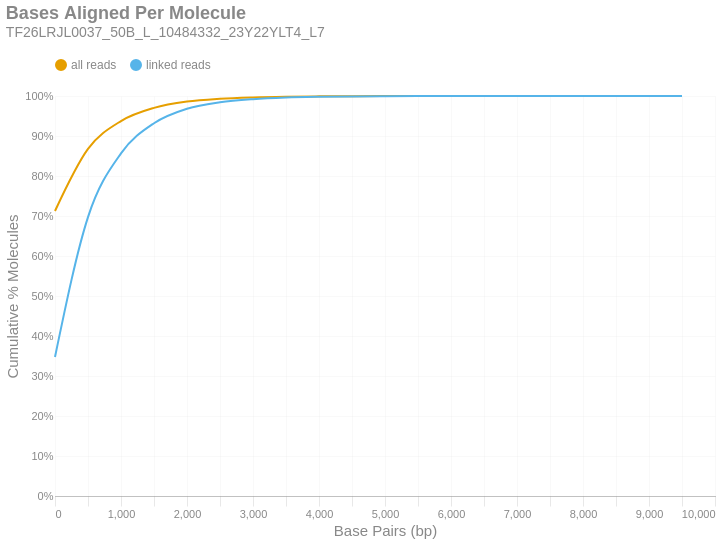

The notebook cell saved with this chart:
### Markdown cell above
### Bases Aligned Per Molecule
This is a cumulative frequency distribution showing the number of base pairs aligned per unique molecule. These data are shown in 500 bp bins. There are two distributions: one with `all reads` (yellow) and another with only `linked reads` (blue). The percent of molecules in the `linked reads` distribution is relative to the total number of linked molecules.

### Code cell
if SKIPLR:
    print_html(f"Skipped")
else:
    binned_df = consolidated_hist(valids['aligned_bp'], mask, 500, True)
    with SafeRender(binned_df):
        (
            density_plot(binned_df, 'Bases Aligned Per Molecule', samplename, 'basesper')
            .encode(
                x=alt.X('bin:Q', title="Base Pairs (bp)").axis(tickMinStep=500).scale(padding=0),
                y=alt.Y('value:Q', title='Cumulative % Molecules')
                    .axis(format='%')
                    .scale(domain = [0,1])
                    .stack(False),
                color=alt.Color("key:N").scale(domain = ["all reads", "linked reads"]),
                tooltip = [
                    alt.Tooltip("key:N", title = "Data Type"),
                    alt.Tooltip("range_label:N", title="Bases Aligned Per Molecule"),
                    alt.Tooltip("value:Q", format = ".2%", title="% Molecules (Cum.)")
                ]
            )
        ).display()

### Figure 1 — Vega-Lite specification as saved in the notebook (floating-point values rounded to 4 significant figures)
{"width": "container", "height": 400, "config": {"title": {"anchor": "start", "dy": -15, "fontSize": 18, "color": "#888888", "subtitleColor": "#888888", "subtitleFontSize": 14}, "arc": {"fill": "#0072B2"}, "axis": {"domainColor": "#888888", "domainWidth": 0.5, "gridWidth": 0.2, "grid": false, "titleFontWeight": 400, "titleFontSize": 15, "labelFontSize": 11, "labelColor": "#888888", "tickColor": "#888888", "tickWidth": 0.2, "titleColor": "#888888"}, "axisBand": {"grid": false}, "axisX": {"grid": true, "tickSize": 10, "domainCap": "round"}, "axisY": {"domain": false, "grid": true, "tickSize": 0, "domainCap": "round"}, "background": "transparent", "header": {"labelFontSize": 15, "labelColor": "#888888", "titleFontSize": 15, "titleFontWeight": 600, "titleColor": "#888888"}, "legend": {"labelFont": "sans-serif", "labelFontSize": 12, "labelColor": "#888888", "symbolSize": 100, "symbolType": "circle", "titleFontSize": 12, "titlePadding": 10, "titleColor": "#888888", "title": null, "orient": "top"}, "range": {"category": ["#E69F00", "#56B4E9", "#009E73", "#F0E442", "#0072B2", "#D55E00", "#CC79A7", "#000000"], "diverging": ["#cfe8f3", "#a2d4ec", "#73bfe2", "#46abdb", "#1696d2", "#12719e"]}, "area": {"fill": "#0072B2", "fillOpacity": 0.7, "line": true, "strokeOpacity": 0.7}, "line": {"color": "#0072B2", "stroke": "#0072B2", "strokeWidth": 2}, "trail": {"color": "#0072B2", "stroke": "#0072B2", "strokeWidth": 0, "size": 1}, "point": {"filled": true, "fillOpacity": 1.0, "size": 95}, "text": {"color": "#888888", "fontSize": 11, "align": "right", "fontWeight": 400, "size": 11}, "bar": {"fill": "#0072B2", "stroke": null}, "view": {"stroke": null, "continuousWidth": 660, "continuousHeight": 400}}, "data": {"name": "data-1a7a0edc3c0753b739c43897e373ec98"}, "mark": {"type": "line", "interpolate": "monotone", "point": {"opacity": 0, "size": 275}}, "encoding": {"color": {"field": "key", "scale": {"domain": ["all reads", "linked reads"]}, "type": "nominal"}, "tooltip": [{"field": "key", "title": "Data Type", "type": "nominal"}, {"field": "range_label", "title": "Bases Aligned Per Molecule", "type": "nominal"}, {"field": "value", "format": ".2%", "title": "% Molecules (Cum.)", "type": "quantitative"}], "x": {"axis": {"tickMinStep": 500}, "field": "bin", "scale": {"padding": 0}, "title": "Base Pairs (bp)", "type": "quantitative"}, "y": {"axis": {"format": "%"}, "field": "value", "scale": {"domain": [0, 1]}, "stack": false, "title": "Cumulative % Molecules", "type": "quantitative"}}, "params": [{"name": "param_c36ac31b6afebe62", "select": {"type": "point", "fields": ["key"]}, "bind": "legend"}], "title": {"text": "Bases Aligned Per Molecule", "subtitle": "TF26LRJL0037_50B_L_10484332_23Y22YLT4_L7"}, "transform": [{"fold": ["all reads (cumsum)", "linked reads (cumsum)"]}, {"calculate": "replace(datum.key, ' (cumsum)', '')", "as": "key"}, {"filter": {"param": "param_c36ac31b6afebe62"}}], "usermeta": {"embedOptions": {"downloadFileName": "TF26LRJL0037_50B_L_10484332_23Y22YLT4_L7.basesper"}}, "$schema": "https://vega.github.io/schema/vega-lite/v6.4.1.json", "datasets": {"data-1a7a0edc3c0753b739c43897e373ec98": [{"bin": "0.0", "interval": "0.0-500.0", "all reads": 0.7125, "linked reads": 0.3476, "all reads (cumsum)": 0.7125, "linked reads (cumsum)": 0.3476, "range_label": "0-499"}, {"bin": "500.0", "interval": "500.0-1000.0", "all reads": 0.1552, "linked reads": 0.3497, "all reads (cumsum)": 0.8677, "linked reads (cumsum)": 0.6973, "range_label": "500-999"}, {"bin": "1000.0", "interval": "1000.0-1500.0", "all reads": 0.06964, "linked reads": 0.1592, "all reads (cumsum)": 0.9373, "linked reads (cumsum)": 0.8565, "range_label": "1000-1499"}, {"bin": "1500.0", "interval": "1500.0-2000.0", "all reads": 0.03293, "linked reads": 0.07535, "all reads (cumsum)": 0.9702, "linked reads (cumsum)": 0.9319, "range_label": "1500-1999"}, {"bin": "2000.0", "interval": "2000.0-2500.0", "all reads": 0.01582, "linked reads": 0.03622, "all reads (cumsum)": 0.9861, "linked reads (cumsum)": 0.9681, "range_label": "2000-2499"}, {"bin": "2500.0", "interval": "2500.0-3000.0", "all reads": 0.007066, "linked reads": 0.01617, "all reads (cumsum)": 0.9931, "linked reads (cumsum)": 0.9843, "range_label": "2500-2999"}, {"bin": "3000.0", "interval": "3000.0-3500.0", "all reads": 0.003402, "linked reads": 0.007788, "all reads (cumsum)": 0.9965, "linked reads (cumsum)": 0.992, "range_label": "3000-3499"}, {"bin": "3500.0", "interval": "3500.0-4000.0", "all reads": 0.00176, "linked reads": 0.00403, "all reads (cumsum)": 0.9983, "linked reads (cumsum)": 0.9961, "range_label": "3500-3999"}, {"bin": "4000.0", "interval": "4000.0-4500.0", "all reads": 0.0008334, "linked reads": 0.001908, "all reads (cumsum)": 0.9991, "linked reads (cumsum)": 0.998, "range_label": "4000-4499"}, {"bin": "4500.0", "interval": "4500.0-5000.0", "all reads": 0.0004514, "linked reads": 0.001033, "all reads (cumsum)": 0.9996, "linked reads (cumsum)": 0.999, "range_label": "4500-4999"}, {"bin": "5000.0", "interval": "5000.0-5500.0", "all reads": 0.0002172, "linked reads": 0.0004971, "all reads (cumsum)": 0.9998, "linked reads (cumsum)": 0.9995, "range_label": "5000-5499"}, {"bin": "5500.0", "interval": "5500.0-6000.0", "all reads": 0.0001139, "linked reads": 0.0002606, "all reads (cumsum)": 0.9999, "linked reads (cumsum)": 0.9998, "range_label": "5500-5999"}, {"bin": "6000.0", "interval": "6000.0-6500.0", "all reads": 4.182e-05, "linked reads": 9.572e-05, "all reads (cumsum)": 0.9999, "linked reads (cumsum)": 0.9999, "range_label": "6000-6499"}, {"bin": "6500.0", "interval": "6500.0-7000.0", "all reads": 3.073e-05, "linked reads": 7.035e-05, "all reads (cumsum)": 1.0, "linked reads (cumsum)": 0.9999, "range_label": "6500-6999"}, {"bin": "7000.0", "interval": "7000.0-7500.0", "all reads": 1.058e-05, "linked reads": 2.422e-05, "all reads (cumsum)": 1.0, "linked reads (cumsum)": 1.0, "range_label": "7000-7499"}, {"bin": "7500.0", "interval": "7500.0-8000.0", "all reads": 6.55e-06, "linked reads": 1.499e-05, "all reads (cumsum)": 1.0, "linked reads (cumsum)": 1.0, "range_label": "7500-7999"}, {"bin": "8000.0", "interval": "8000.0-8500.0", "all reads": 6.046e-06, "linked reads": 1.384e-05, "all reads (cumsum)": 1.0, "linked reads (cumsum)": 1.0, "range_label": "8000-8499"}, {"bin": "8500.0", "interval": "8500.0-9000.0", "all reads": 1.008e-06, "linked reads": 2.307e-06, "all reads (cumsum)": 1.0, "linked reads (cumsum)": 1.0, "range_label": "8500-8999"}, {"bin": "9000.0", "interval": "9000.0-9500.0", "all reads": 1.008e-06, "linked reads": 2.307e-06, "all reads (cumsum)": 1.0, "linked reads (cumsum)": 1.0, "range_label": "9000-9499"}, {"bin": "9500.0", "interval": "9500.0-10000.0", "all reads": 5.038e-07, "linked reads": 1.153e-06, "all reads (cumsum)": 1.0, "linked reads (cumsum)": 1.0, "range_label": "9500-9999"}]}}
